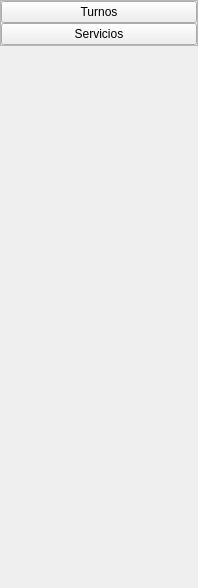
              <widget class="QWidget" name="page_2">
               <property name="geometry">
                <rect>
                 <x>0</x>
                 <y>0</y>
                 <width>198</width>
                 <height>588</height>
                </rect>
               </property>
               <attribute name="icon">
                <iconset resource="icons.qrc">
                 <normaloff>:/icons/icons/chevron-down.svg</normaloff>:/icons/icons/chevron-down.svg</iconset>
               </attribute>
               <attribute name="label">
                <string>Menu Servicios</string>
               </attribute>
               <layout class="QVBoxLayout" name="verticalLayout_8">
                <property name="spacing">
                 <number>0</number>
                </property>
                <property name="leftMargin">
                 <number>0</number>
                </property>
                <property name="topMargin">
                 <number>0</number>
                </property>
                <property name="rightMargin">
                 <number>0</number>
                </property>
                <property name="bottomMargin">
                 <number>0</number>
                </property>
                <item alignment="Qt::AlignTop">
                 <widget class="QFrame" name="frame_11">
                  <property name="frameShape">
                   <enum>QFrame::StyledPanel</enum>
                  </property>
                  <property name="frameShadow">
                   <enum>QFrame::Raised</enum>
                  </property>
                  <layout class="QVBoxLayout" name="verticalLayout_9">
                   <property name="spacing">
                    <number>0</number>
                   </property>
                   <property name="leftMargin">
                    <number>0</number>
                   </property>
                   <property name="topMargin">
                    <number>0</number>
                   </property>
                   <property name="rightMargin">
                    <number>0</number>
                   </property>
                   <property name="bottomMargin">
                    <number>0</number>
                   </property>
                   <item>
                    <widget class="QPushButton" name="scheduleButton">
                     <property name="cursor">
                      <cursorShape>PointingHandCursor</cursorShape>
                     </property>
                     <property name="text">
                      <string>Turnos</string>
                     </property>
                     <property name="icon">
                      <iconset resource="icons.qrc">
                       <normaloff>:/icons/icons/calendar.svg</normaloff>:/icons/icons/calendar.svg</iconset>
                     </property>
                    </widget>
                   </item>
                   <item>
                    <widget class="QPushButton" name="ServiceButton">
                     <property name="cursor">
                      <cursorShape>PointingHandCursor</cursorShape>
                     </property>
                     <property name="text">
                      <string>Servicios</string>
                     </property>
                     <property name="icon">
                      <iconset resource="icons.qrc">
                       <normaloff>:/icons/icons/dollar-sign.svg</normaloff>:/icons/icons/dollar-sign.svg</iconset>
                     </property>
                    </widget>
                   </item>
                  </layout>
                 </widget>
                </item>
               </layout>
              </widget>
